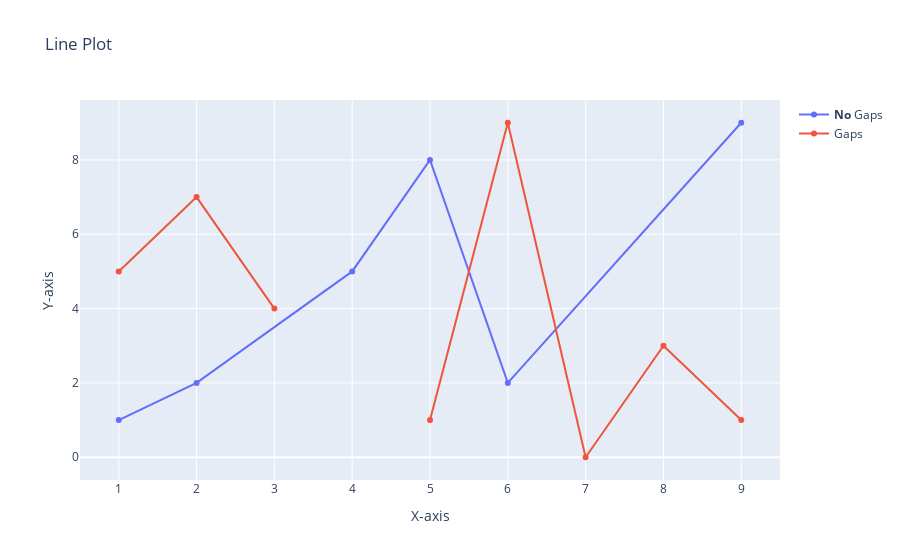

The notebook cell this image was saved under:
### Code cell
x = list(range(1,10))
y = [1,2,None,5,8,2,None,None,9,4]
z = [5,7,4,None,1,9,0,3,1,None]
fig =go.Figure()
fig.add_trace(go.Scatter(x=x,y=y,name="<b>No</b> Gaps",connectgaps=True))
fig.add_trace(go.Scatter(x=x,y=z,name="Gaps"))
fig.update_layout(title="Line Plot",xaxis_title="X-axis",yaxis_title="Y-axis")
fig.show()

### Figure 1 — Plotly figure (JSON) as saved in the notebook; plotly's stock layout.template omitted (floating-point values rounded to 4 significant figures)
{"data": [{"connectgaps": true, "name": "<b>No</b> Gaps", "type": "scatter", "x": [1, 2, 3, 4, 5, 6, 7, 8, 9], "y": [1, 2, null, 5, 8, 2, null, null, 9, 4]}, {"name": "Gaps", "type": "scatter", "x": [1, 2, 3, 4, 5, 6, 7, 8, 9], "y": [5, 7, 4, null, 1, 9, 0, 3, 1, null]}], "layout": {"title": {"text": "Line Plot"}, "xaxis": {"title": {"text": "X-axis"}}, "yaxis": {"title": {"text": "Y-axis"}}}}
